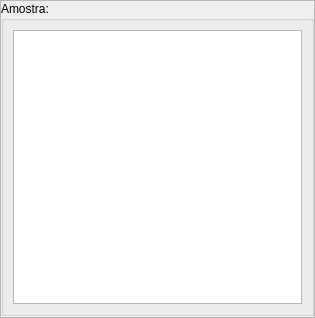
<?xml version="1.0" encoding="UTF-8"?>
<ui version="4.0">
 <class>Frame</class>
 <widget class="QFrame" name="Frame">
  <property name="geometry">
   <rect>
    <x>0</x>
    <y>0</y>
    <width>315</width>
    <height>318</height>
   </rect>
  </property>
  <property name="sizePolicy">
   <sizepolicy hsizetype="Expanding" vsizetype="Expanding">
    <horstretch>0</horstretch>
    <verstretch>0</verstretch>
   </sizepolicy>
  </property>
  <property name="windowTitle">
   <string>Frame</string>
  </property>
  <property name="frameShape">
   <enum>QFrame::StyledPanel</enum>
  </property>
  <property name="frameShadow">
   <enum>QFrame::Raised</enum>
  </property>
  <layout class="QVBoxLayout" name="verticalLayout_2">
   <property name="margin">
    <number>0</number>
   </property>
   <item>
    <widget class="QGroupBox" name="groupBox">
     <property name="sizePolicy">
      <sizepolicy hsizetype="Expanding" vsizetype="Preferred">
       <horstretch>0</horstretch>
       <verstretch>0</verstretch>
      </sizepolicy>
     </property>
     <property name="font">
      <font>
       <pointsize>9</pointsize>
      </font>
     </property>
     <property name="title">
      <string>Amostra:</string>
     </property>
     <layout class="QVBoxLayout" name="verticalLayout">
      <property name="spacing">
       <number>6</number>
      </property>
      <property name="leftMargin">
       <number>9</number>
      </property>
      <item>
       <widget class="QListWidget" name="list_sample">
        <property name="font">
         <font>
          <pointsize>10</pointsize>
         </font>
        </property>
        <property name="sortingEnabled">
         <bool>true</bool>
        </property>
       </widget>
      </item>
     </layout>
    </widget>
   </item>
   <item>
    <spacer name="verticalSpacer">
     <property name="orientation">
      <enum>Qt::Vertical</enum>
     </property>
     <property name="sizeType">
      <enum>QSizePolicy::Minimum</enum>
     </property>
     <property name="sizeHint" stdset="0">
      <size>
       <width>20</width>
       <height>1</height>
      </size>
     </property>
    </spacer>
   </item>
  </layout>
 </widget>
 <resources/>
 <connections/>
</ui>
